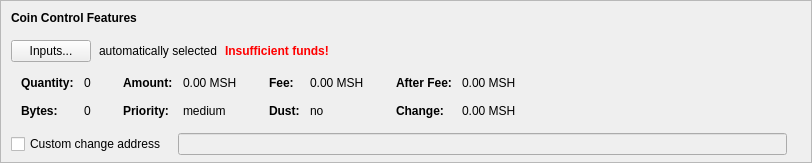
    <widget class="QFrame" name="frameCoinControl">
     <property name="sizePolicy">
      <sizepolicy hsizetype="Expanding" vsizetype="Expanding">
       <horstretch>0</horstretch>
       <verstretch>0</verstretch>
      </sizepolicy>
     </property>
     <property name="maximumSize">
      <size>
       <width>16777215</width>
       <height>16777215</height>
      </size>
     </property>
     <property name="frameShape">
      <enum>QFrame::StyledPanel</enum>
     </property>
     <property name="frameShadow">
      <enum>QFrame::Sunken</enum>
     </property>
     <layout class="QVBoxLayout" name="verticalLayoutCoinControl2">
      <property name="spacing">
       <number>0</number>
      </property>
      <property name="leftMargin">
       <number>0</number>
      </property>
      <property name="topMargin">
       <number>0</number>
      </property>
      <property name="rightMargin">
       <number>0</number>
      </property>
      <property name="bottomMargin">
       <number>6</number>
      </property>
      <item>
       <layout class="QVBoxLayout" name="verticalLayoutCoinControl" stretch="0,0,0,0,1">
        <property name="spacing">
         <number>0</number>
        </property>
        <property name="leftMargin">
         <number>10</number>
        </property>
        <property name="topMargin">
         <number>10</number>
        </property>
        <item>
         <layout class="QHBoxLayout" name="horizontalLayoutCoinControl1">
          <property name="bottomMargin">
           <number>15</number>
          </property>
          <item>
           <widget class="QLabel" name="labelCoinControlFeatures">
            <property name="sizePolicy">
             <sizepolicy hsizetype="Preferred" vsizetype="Maximum">
              <horstretch>0</horstretch>
              <verstretch>0</verstretch>
             </sizepolicy>
            </property>
            <property name="font">
             <font>
              <weight>75</weight>
              <bold>true</bold>
             </font>
            </property>
            <property name="styleSheet">
             <string notr="true">font-weight:bold;</string>
            </property>
            <property name="text">
             <string>Coin Control Features</string>
            </property>
           </widget>
          </item>
         </layout>
        </item>
        <item>
         <layout class="QHBoxLayout" name="horizontalLayoutCoinControl2" stretch="0,0,0,0">
          <property name="spacing">
           <number>8</number>
          </property>
          <property name="bottomMargin">
           <number>10</number>
          </property>
          <item>
           <widget class="QPushButton" name="pushButtonCoinControl">
            <property name="styleSheet">
             <string notr="true"/>
            </property>
            <property name="text">
             <string>Inputs...</string>
            </property>
            <property name="autoDefault">
             <bool>false</bool>
            </property>
           </widget>
          </item>
          <item>
           <widget class="QLabel" name="labelCoinControlAutomaticallySelected">
            <property name="text">
             <string>automatically selected</string>
            </property>
            <property name="margin">
             <number>5</number>
            </property>
           </widget>
          </item>
          <item>
           <widget class="QLabel" name="labelCoinControlInsuffFunds">
            <property name="font">
             <font>
              <weight>75</weight>
              <bold>true</bold>
             </font>
            </property>
            <property name="styleSheet">
             <string notr="true">color:red;font-weight:bold;</string>
            </property>
            <property name="text">
             <string>Insufficient funds!</string>
            </property>
            <property name="margin">
             <number>5</number>
            </property>
           </widget>
          </item>
          <item>
           <spacer name="horizontalSpacerCoinControl">
            <property name="orientation">
             <enum>Qt::Horizontal</enum>
            </property>
            <property name="sizeHint" stdset="0">
             <size>
              <width>40</width>
              <height>1</height>
             </size>
            </property>
           </spacer>
          </item>
         </layout>
        </item>
        <item>
         <widget class="QWidget" name="widgetCoinControl" native="true">
          <property name="sizePolicy">
           <sizepolicy hsizetype="Preferred" vsizetype="Preferred">
            <horstretch>0</horstretch>
            <verstretch>0</verstretch>
           </sizepolicy>
          </property>
          <property name="minimumSize">
           <size>
            <width>0</width>
            <height>0</height>
           </size>
          </property>
          <property name="styleSheet">
           <string notr="true"/>
          </property>
          <layout class="QHBoxLayout" name="horizontalLayoutCoinControl5">
           <property name="leftMargin">
            <number>0</number>
           </property>
           <property name="topMargin">
            <number>0</number>
           </property>
           <property name="rightMargin">
            <number>0</number>
           </property>
           <property name="bottomMargin">
            <number>0</number>
           </property>
           <item>
            <layout class="QHBoxLayout" name="horizontalLayoutCoinControl3" stretch="0,0,0,1">
             <property name="spacing">
              <number>20</number>
             </property>
             <property name="topMargin">
              <number>0</number>
             </property>
             <property name="bottomMargin">
              <number>10</number>
             </property>
             <item>
              <layout class="QFormLayout" name="formLayoutCoinControl1">
               <property name="horizontalSpacing">
                <number>10</number>
               </property>
               <property name="verticalSpacing">
                <number>14</number>
               </property>
               <property name="leftMargin">
                <number>10</number>
               </property>
               <property name="topMargin">
                <number>4</number>
               </property>
               <property name="rightMargin">
                <number>6</number>
               </property>
               <item row="0" column="0">
                <widget class="QLabel" name="labelCoinControlQuantityText">
                 <property name="font">
                  <font>
                   <weight>75</weight>
                   <bold>true</bold>
                  </font>
                 </property>
                 <property name="text">
                  <string>Quantity:</string>
                 </property>
                 <property name="margin">
                  <number>0</number>
                 </property>
                </widget>
               </item>
               <item row="0" column="1">
                <widget class="QLabel" name="labelCoinControlQuantity">
                 <property name="cursor">
                  <cursorShape>IBeamCursor</cursorShape>
                 </property>
                 <property name="contextMenuPolicy">
                  <enum>Qt::ActionsContextMenu</enum>
                 </property>
                 <property name="text">
                  <string notr="true">0</string>
                 </property>
                 <property name="margin">
                  <number>0</number>
                 </property>
                 <property name="textInteractionFlags">
                  <set>Qt::LinksAccessibleByMouse|Qt::TextSelectableByKeyboard|Qt::TextSelectableByMouse</set>
                 </property>
                </widget>
               </item>
               <item row="1" column="0">
                <widget class="QLabel" name="labelCoinControlBytesText">
                 <property name="font">
                  <font>
                   <weight>75</weight>
                   <bold>true</bold>
                  </font>
                 </property>
                 <property name="text">
                  <string>Bytes:</string>
                 </property>
                </widget>
               </item>
               <item row="1" column="1">
                <widget class="QLabel" name="labelCoinControlBytes">
                 <property name="cursor">
                  <cursorShape>IBeamCursor</cursorShape>
                 </property>
                 <property name="contextMenuPolicy">
                  <enum>Qt::ActionsContextMenu</enum>
                 </property>
                 <property name="text">
                  <string notr="true">0</string>
                 </property>
                 <property name="textInteractionFlags">
                  <set>Qt::LinksAccessibleByMouse|Qt::TextSelectableByKeyboard|Qt::TextSelectableByMouse</set>
                 </property>
                </widget>
               </item>
              </layout>
             </item>
             <item>
              <layout class="QFormLayout" name="formLayoutCoinControl2">
               <property name="horizontalSpacing">
                <number>10</number>
               </property>
               <property name="verticalSpacing">
                <number>14</number>
               </property>
               <property name="leftMargin">
                <number>6</number>
               </property>
               <property name="topMargin">
                <number>4</number>
               </property>
               <property name="rightMargin">
                <number>6</number>
               </property>
               <item row="0" column="0">
                <widget class="QLabel" name="labelCoinControlAmountText">
                 <property name="font">
                  <font>
                   <weight>75</weight>
                   <bold>true</bold>
                  </font>
                 </property>
                 <property name="text">
                  <string>Amount:</string>
                 </property>
                 <property name="margin">
                  <number>0</number>
                 </property>
                </widget>
               </item>
               <item row="0" column="1">
                <widget class="QLabel" name="labelCoinControlAmount">
                 <property name="cursor">
                  <cursorShape>IBeamCursor</cursorShape>
                 </property>
                 <property name="contextMenuPolicy">
                  <enum>Qt::ActionsContextMenu</enum>
                 </property>
                 <property name="text">
                  <string notr="true">0.00 MSH</string>
                 </property>
                 <property name="textInteractionFlags">
                  <set>Qt::LinksAccessibleByMouse|Qt::TextSelectableByKeyboard|Qt::TextSelectableByMouse</set>
                 </property>
                </widget>
               </item>
               <item row="1" column="0">
                <widget class="QLabel" name="labelCoinControlPriorityText">
                 <property name="font">
                  <font>
                   <weight>75</weight>
                   <bold>true</bold>
                  </font>
                 </property>
                 <property name="text">
                  <string>Priority:</string>
                 </property>
                </widget>
               </item>
               <item row="1" column="1">
                <widget class="QLabel" name="labelCoinControlPriority">
                 <property name="cursor">
                  <cursorShape>IBeamCursor</cursorShape>
                 </property>
                 <property name="contextMenuPolicy">
                  <enum>Qt::ActionsContextMenu</enum>
                 </property>
                 <property name="text">
                  <string notr="true">medium</string>
                 </property>
                 <property name="textInteractionFlags">
                  <set>Qt::LinksAccessibleByMouse|Qt::TextSelectableByKeyboard|Qt::TextSelectableByMouse</set>
                 </property>
                </widget>
               </item>
              </layout>
             </item>
             <item>
              <layout class="QFormLayout" name="formLayoutCoinControl3">
               <property name="horizontalSpacing">
                <number>10</number>
               </property>
               <property name="verticalSpacing">
                <number>14</number>
               </property>
               <property name="leftMargin">
                <number>6</number>
               </property>
               <property name="topMargin">
                <number>4</number>
               </property>
               <property name="rightMargin">
                <number>6</number>
               </property>
               <item row="0" column="0">
                <widget class="QLabel" name="labelCoinControlFeeText">
                 <property name="font">
                  <font>
                   <weight>75</weight>
                   <bold>true</bold>
                  </font>
                 </property>
                 <property name="text">
                  <string>Fee:</string>
                 </property>
                 <property name="margin">
                  <number>0</number>
                 </property>
                </widget>
               </item>
               <item row="0" column="1">
                <widget class="QLabel" name="labelCoinControlFee">
                 <property name="cursor">
                  <cursorShape>IBeamCursor</cursorShape>
                 </property>
                 <property name="contextMenuPolicy">
                  <enum>Qt::ActionsContextMenu</enum>
                 </property>
                 <property name="text">
                  <string notr="true">0.00 MSH</string>
                 </property>
                 <property name="textInteractionFlags">
                  <set>Qt::LinksAccessibleByMouse|Qt::TextSelectableByKeyboard|Qt::TextSelectableByMouse</set>
                 </property>
                </widget>
               </item>
               <item row="1" column="0">
                <widget class="QLabel" name="labelCoinControlLowOutputText">
                 <property name="font">
                  <font>
                   <weight>75</weight>
                   <bold>true</bold>
                  </font>
                 </property>
                 <property name="text">
                  <string>Dust:</string>
                 </property>
                </widget>
               </item>
               <item row="1" column="1">
                <widget class="QLabel" name="labelCoinControlLowOutput">
                 <property name="cursor">
                  <cursorShape>IBeamCursor</cursorShape>
                 </property>
                 <property name="contextMenuPolicy">
                  <enum>Qt::ActionsContextMenu</enum>
                 </property>
                 <property name="text">
                  <string notr="true">no</string>
                 </property>
                 <property name="textInteractionFlags">
                  <set>Qt::LinksAccessibleByMouse|Qt::TextSelectableByKeyboard|Qt::TextSelectableByMouse</set>
                 </property>
                </widget>
               </item>
              </layout>
             </item>
             <item>
              <layout class="QFormLayout" name="formLayoutCoinControl4">
               <property name="horizontalSpacing">
                <number>10</number>
               </property>
               <property name="verticalSpacing">
                <number>14</number>
               </property>
               <property name="leftMargin">
                <number>6</number>
               </property>
               <property name="topMargin">
                <number>4</number>
               </property>
               <property name="rightMargin">
                <number>6</number>
               </property>
               <item row="0" column="0">
                <widget class="QLabel" name="labelCoinControlAfterFeeText">
                 <property name="font">
                  <font>
                   <weight>75</weight>
                   <bold>true</bold>
                  </font>
                 </property>
                 <property name="text">
                  <string>After Fee:</string>
                 </property>
                 <property name="margin">
                  <number>0</number>
                 </property>
                </widget>
               </item>
               <item row="0" column="1">
                <widget class="QLabel" name="labelCoinControlAfterFee">
                 <property name="cursor">
                  <cursorShape>IBeamCursor</cursorShape>
                 </property>
                 <property name="contextMenuPolicy">
                  <enum>Qt::ActionsContextMenu</enum>
                 </property>
                 <property name="text">
                  <string notr="true">0.00 MSH</string>
                 </property>
                 <property name="textInteractionFlags">
                  <set>Qt::LinksAccessibleByMouse|Qt::TextSelectableByKeyboard|Qt::TextSelectableByMouse</set>
                 </property>
                </widget>
               </item>
               <item row="1" column="0">
                <widget class="QLabel" name="labelCoinControlChangeText">
                 <property name="font">
                  <font>
                   <weight>75</weight>
                   <bold>true</bold>
                  </font>
                 </property>
                 <property name="text">
                  <string>Change:</string>
                 </property>
                </widget>
               </item>
               <item row="1" column="1">
                <widget class="QLabel" name="labelCoinControlChange">
                 <property name="cursor">
                  <cursorShape>IBeamCursor</cursorShape>
                 </property>
                 <property name="contextMenuPolicy">
                  <enum>Qt::ActionsContextMenu</enum>
                 </property>
                 <property name="text">
                  <string notr="true">0.00 MSH</string>
                 </property>
                 <property name="textInteractionFlags">
                  <set>Qt::LinksAccessibleByMouse|Qt::TextSelectableByKeyboard|Qt::TextSelectableByMouse</set>
                 </property>
                </widget>
               </item>
              </layout>
             </item>
            </layout>
           </item>
          </layout>
         </widget>
        </item>
        <item>
         <layout class="QHBoxLayout" name="horizontalLayoutCoinControl4" stretch="0,0,0">
          <property name="spacing">
           <number>12</number>
          </property>
          <property name="sizeConstraint">
           <enum>QLayout::SetDefaultConstraint</enum>
          </property>
          <property name="topMargin">
           <number>5</number>
          </property>
          <property name="rightMargin">
           <number>5</number>
          </property>
          <item>
           <widget class="QCheckBox" name="checkBoxCoinControlChange">
            <property name="toolTip">
             <string>If this is activated, but the change address is empty or invalid, change will be sent to a newly generated address.</string>
            </property>
            <property name="text">
             <string>Custom change address</string>
            </property>
           </widget>
          </item>
          <item>
           <widget class="QValidatedLineEdit" name="lineEditCoinControlChange">
            <property name="enabled">
             <bool>false</bool>
            </property>
            <property name="sizePolicy">
             <sizepolicy hsizetype="Expanding" vsizetype="Fixed">
              <horstretch>0</horstretch>
              <verstretch>0</verstretch>
             </sizepolicy>
            </property>
           </widget>
          </item>
          <item>
           <widget class="QLabel" name="labelCoinControlChangeLabel">
            <property name="sizePolicy">
             <sizepolicy hsizetype="Preferred" vsizetype="Expanding">
              <horstretch>0</horstretch>
              <verstretch>0</verstretch>
             </sizepolicy>
            </property>
            <property name="minimumSize">
             <size>
              <width>0</width>
              <height>0</height>
             </size>
            </property>
            <property name="text">
             <string/>
            </property>
            <property name="margin">
             <number>3</number>
            </property>
           </widget>
          </item>
         </layout>
        </item>
        <item>
         <spacer name="verticalSpacerCoinControl">
          <property name="orientation">
           <enum>Qt::Vertical</enum>
          </property>
          <property name="sizeHint" stdset="0">
           <size>
            <width>800</width>
            <height>1</height>
           </size>
          </property>
         </spacer>
        </item>
       </layout>
      </item>
     </layout>
    </widget>
